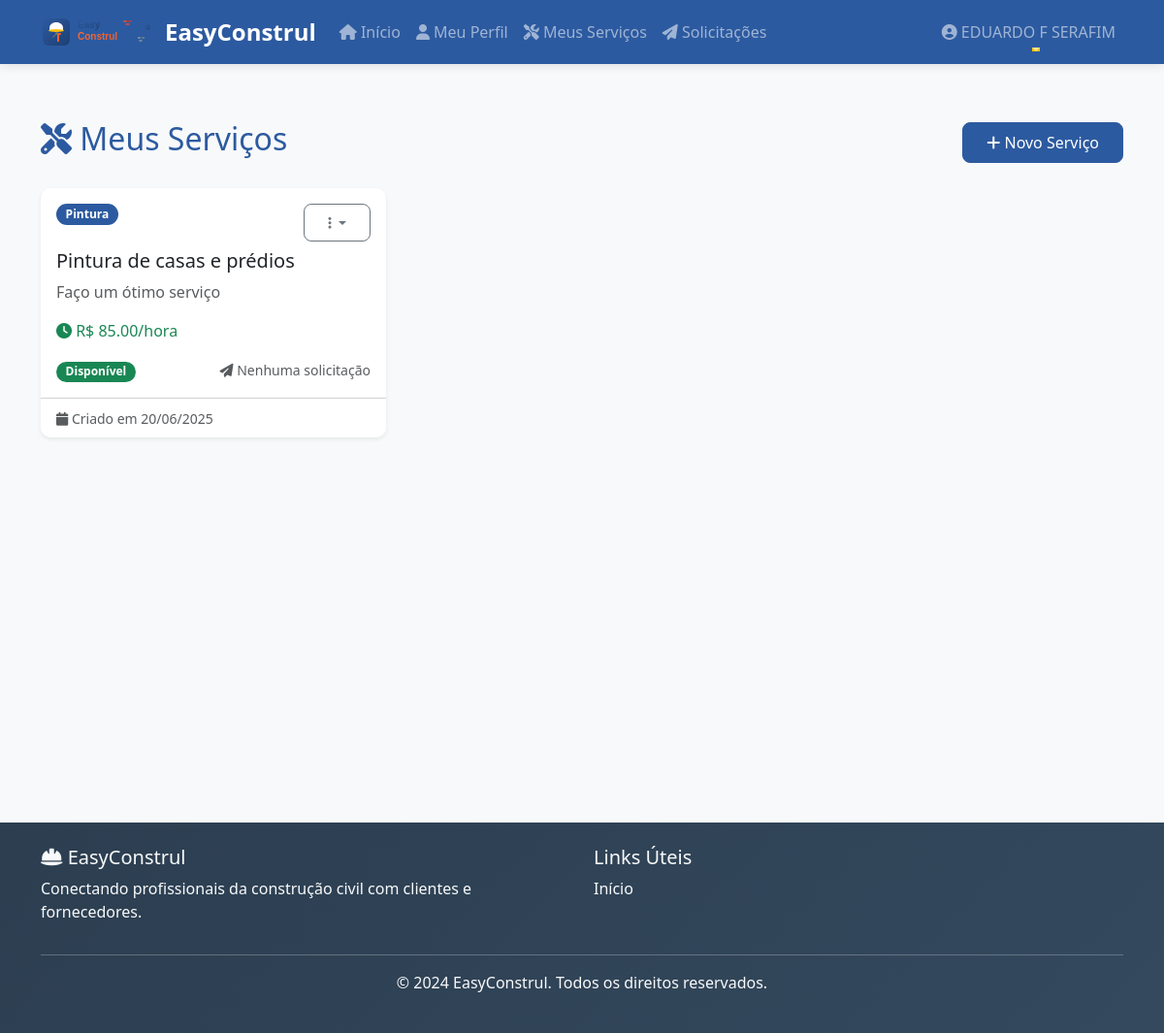
Screenshot of /trabalhador/servicos (signed in) with the database file from the repository.
### models.py (models this page shows, shortened)
class Usuario(UserMixin, db.Model):
    id = db.Column(db.Integer, primary_key=True)
    nome = db.Column(db.String(100), nullable=False)
    email = db.Column(db.String(120), unique=True, nullable=False)
    telefone = db.Column(db.String(20))
    senha_hash = db.Column(db.String(256), nullable=False)
    tipo_usuario = db.Column(db.String(20), nullable=False)  # 'trabalhador', 'cliente', 'lojista', 'admin'
    data_criacao = db.Column(db.DateTime, default=datetime.utcnow)
    ativo = db.Column(db.Boolean, default=True)
    perfil_trabalhador = db.relationship('PerfilTrabalhador', backref='usuario', uselist=False, cascade='all, delete-orphan')
    perfil_cliente = db.relationship('PerfilCliente', backref='usuario', uselist=False, cascade='all, delete-orphan')
    perfil_lojista = db.relationship('PerfilLojista', backref='usuario', uselist=False, cascade='all, delete-orphan')
    perfil_administrador = db.relationship('PerfilAdministrador', backref='usuario', uselist=False, cascade='all, delete-orphan')

class Servico(db.Model):
    id = db.Column(db.Integer, primary_key=True)
    trabalhador_id = db.Column(db.Integer, db.ForeignKey('perfil_trabalhador.id'), nullable=False)
    titulo = db.Column(db.String(100), nullable=False)
    descricao = db.Column(db.Text, nullable=False)
    categoria = db.Column(db.String(50), nullable=False)  # elétrica, encanamento, alvenaria, etc.
    preco_minimo = db.Column(db.Float)
    preco_maximo = db.Column(db.Float)
    tipo_preco = db.Column(db.String(20), default='negociavel')  # fixo, por_hora, negociavel
    disponivel = db.Column(db.Boolean, default=True)
    data_criacao = db.Column(db.DateTime, default=datetime.utcnow)
    solicitacoes = db.relationship('SolicitacaoServico', backref='servico', lazy=True)

### routes.py (the view)
@trabalhador.route('/servicos')
@login_required
def listar_servicos():
    if current_user.tipo_usuario != 'trabalhador':
        abort(403)
    perfil_trab = current_user.perfil_trabalhador
    servicos = perfil_trab.servicos if perfil_trab else []
    return render_template('trabalhador/listar_servicos.html', servicos=servicos)

### app.py (called while the page is built)
@login_manager.user_loader
def carregar_usuario(usuario_id):
    from models import Usuario
    return Usuario.query.get(int(usuario_id))

### templates/trabalhador/listar_servicos.html (shortened to what this page needs)
{% extends "base.html" %}
{% block content %}
<div class="container py-5">
    <div class="d-flex justify-content-between align-items-center mb-4">
        <h2 class="text-primary">
            <i class="fas fa-tools"></i> Meus Serviços
        </h2>
        <a href="{{ url_for('trabalhador.criar_servico') }}" class="btn btn-primary">
            <i class="fas fa-plus"></i> Novo Serviço
        </a>
    </div>
    {% if servicos %}
        <div class="row">
            {% for servico in servicos %}
                <div class="col-lg-6 col-xl-4 mb-4">
                    <div class="card border-0 shadow-sm h-100">
                        <div class="card-body">
                            <div class="d-flex justify-content-between align-items-start mb-2">
                                <span class="badge bg-primary">{{ servico.categoria|title }}</span>
                                <div class="dropdown">
                                    <button class="btn btn-sm btn-outline-secondary dropdown-toggle" type="button" data-bs-toggle="dropdown">
                                        <i class="fas fa-ellipsis-v"></i>
                                    </button>
                                </div>
                            </div>
                            <h5 class="card-title">{{ servico.titulo }}</h5>
                            <p class="card-text text-muted">
                                {{ servico.descricao[:100] }}{% if servico.descricao|length > 100 %}...{% endif %}
                            </p>
                            <div class="mb-3">
                                {% if servico.tipo_preco == 'fixo' %}
                                    {% if servico.preco_minimo %}
                                        <span class="h6 text-success">
                                            <i class="fas fa-dollar-sign"></i> R$ {{ "%.2f"|format(servico.preco_minimo) }}
                                        </span>
                                    {% endif %}
                                {% elif servico.tipo_preco == 'por_hora' %}
                                    {% if servico.preco_minimo %}
                                        <span class="h6 text-success">
                                            <i class="fas fa-clock"></i> R$ {{ "%.2f"|format(servico.preco_minimo) }}/hora
                                        </span>
                                    {% endif %}
                                {% endif %}
                            </div>
                            <div class="d-flex justify-content-between align-items-center">
                                <div>
                                    {% if servico.disponivel %}
                                        <span class="badge bg-success">Disponível</span>
                                    {% else %}
                                        <span class="badge bg-secondary">Pausado</span>
                                    {% endif %}
                                </div>
                                {% set num_solicitacoes = servico.solicitacoes|length %}
                                {% if num_solicitacoes > 0 %}
                                    <a href="{{ url_for('trabalhador.listar_solicitacoes') }}" class="text-decoration-none">
                                        <small class="text-primary">
                                            <i class="fas fa-paper-plane"></i> {{ num_solicitacoes }} solicitação{% if num_solicitacoes != 1 %}ões{% endif %}
                                        </small>
                                    </a>
                                {% else %}
                                    <small class="text-muted">
                                        <i class="fas fa-paper-plane"></i> Nenhuma solicitação
                                    </small>
                                {% endif %}
                            </div>
                        </div>
                        <div class="card-footer bg-transparent">
                            <small class="text-muted">
                                <i class="fas fa-calendar"></i> Criado em {{ servico.data_criacao.strftime('%d/%m/%Y') }}
                            </small>
                        </div>
                    </div>
                </div>
            {% endfor %}
        </div>
    {% endif %}
</div>
{% endblock %}

### templates/base.html (shortened to what this page needs)
<!DOCTYPE html>
<html lang="pt-BR">
<head>
    <link href="https://cdn.jsdelivr.net/npm/bootstrap@5.3.0/dist/css/bootstrap.min.css" rel="stylesheet">
    <link href="https://cdnjs.cloudflare.com/ajax/libs/font-awesome/6.4.0/css/all.min.css" rel="stylesheet">
    <link href="{{ url_for('static', filename='css/style.css') }}" rel="stylesheet">
</head>
<body>
    <nav class="navbar navbar-expand-lg navbar-dark bg-primary fixed-top">
        <div class="container">
            <a class="navbar-brand d-flex align-items-center" href="{{ url_for('main.index') }}">
                <img src="{{ url_for('static', filename='images/logo.svg') }}" alt="EasyConstrul" height="40" class="me-2">
                <strong>EasyConstrul</strong>
            </a>
            <div class="collapse navbar-collapse" id="navbarNav">
                <ul class="navbar-nav me-auto">
                    <li class="nav-item">
                        <a class="nav-link" href="{{ url_for('main.index') }}">
                            <i class="fas fa-home"></i> Início
                        </a>
                    </li>
                    {% if current_user.is_authenticated %}
                        {% if current_user.tipo_usuario == 'trabalhador' %}
                            <li class="nav-item">
                                <a class="nav-link" href="{{ url_for('trabalhador.perfil') }}">
                                    <i class="fas fa-user"></i> Meu Perfil
                                </a>
                            </li>
                            <li class="nav-item">
                                <a class="nav-link" href="{{ url_for('trabalhador.listar_servicos') }}">
                                    <i class="fas fa-tools"></i> Meus Serviços
                                </a>
                            </li>
                            <li class="nav-item">
                                <a class="nav-link" href="{{ url_for('trabalhador.listar_solicitacoes') }}">
                                    <i class="fas fa-paper-plane"></i> Solicitações
                                </a>
                            </li>
                        {% endif %}
                    {% endif %}
                </ul>
                <ul class="navbar-nav">
                    {% if current_user.is_authenticated %}
                        <li class="nav-item dropdown">
                            <a class="nav-link dropdown-toggle" href="#" role="button" data-bs-toggle="dropdown">
                                <i class="fas fa-user-circle"></i> {{ current_user.nome }}
                            </a>
                        </li>
                    {% endif %}
                </ul>
            </div>
        </div>
    </nav>
    <main class="main-content">
        {% block content %}{% endblock %}
    </main>
    <footer class="bg-dark text-light py-4 mt-5">
        <div class="container">
            <div class="row">
                <div class="col-md-6">
                    <h5><i class="fas fa-hard-hat"></i> EasyConstrul</h5>
                    <p>Conectando profissionais da construção civil com clientes e fornecedores.</p>
                </div>
                <div class="col-md-6">
                    <h5>Links Úteis</h5>
                    <ul class="list-unstyled">
                        <li><a href="{{ url_for('main.index') }}" class="text-light">Início</a></li>
                    </ul>
                </div>
            </div>
            <hr>
            <div class="text-center">
                <p>&copy; 2024 EasyConstrul. Todos os direitos reservados.</p>
            </div>
        </div>
    </footer>
</body>
</html>

### static/css/style.css (style rules this page uses)
:root { --primary-color: #2c5aa0; --primary-dark: #1e3f73; --secondary-color: #f39c12; --secondary-dark: #d68910; --success-color: #27ae60; --danger-color: #e74c3c; --warning-color: #f39c12; --info-color: #3498db; --light-color: #f8f9fa; --dark-color: #2c3e50; --construction-orange: #ff6b35; --construction-yellow: #ffc107; --construction-gray: #6c757d; }
.btn-primary { background-color: var(--primary-color); border-color: var(--primary-color); }
.bg-primary { background-color: var(--primary-color) !important; }
.text-primary { color: var(--primary-color) !important; }
.navbar-brand { font-size: 1.5rem; font-weight: 700; }
body { font-family: 'Segoe UI', Tahoma, Geneva, Verdana, sans-serif; background-color: #f8f9fa; }
.main-content { margin-top: 76px; min-height: calc(100vh - 76px); }
.card { border-radius: 10px; transition: all 0.3s ease; }
.badge.bg-primary { background-color: var(--primary-color) !important; }
.badge { font-size: 0.75em; padding: 0.4em 0.8em; border-radius: 20px; }
.navbar { box-shadow: 0 2px 10px rgba(0,0,0,0.1); backdrop-filter: blur(10px); }
.navbar-nav .nav-link { font-weight: 500; transition: all 0.3s ease; position: relative; }
.navbar-nav .nav-link::after { content: ''; position: absolute; width: 0; height: 2px; bottom: 0; left: 50%; background-color: var(--construction-yellow); transition: all 0.3s ease; }
.btn { border-radius: 8px; font-weight: 500; padding: 0.5rem 1.5rem; transition: all 0.3s ease; }
footer { background: linear-gradient(135deg, var(--dark-color), #34495e) !important; }
footer a { text-decoration: none; transition: color 0.3s ease; }

### rows the page displays
Usuario: nome "EDUARDO F SERAFIM"
Servico: categoria "Pintura", titulo "Pintura de casas e prédios", descricao "Faço um ótimo serviço", preco_minimo "85.00", disponivel "Disponível", data_criacao "20/06/2025"
